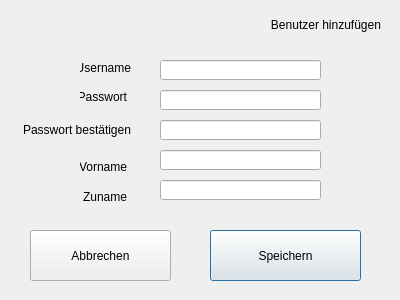
<?xml version="1.0" encoding="UTF-8"?>
<ui version="4.0">
 <class>Dialog</class>
 <widget class="QDialog" name="Dialog">
  <property name="geometry">
   <rect>
    <x>0</x>
    <y>0</y>
    <width>400</width>
    <height>300</height>
   </rect>
  </property>
  <property name="windowTitle">
   <string>Dialog</string>
  </property>
  <widget class="QPushButton" name="pushButton">
   <property name="geometry">
    <rect>
     <x>210</x>
     <y>230</y>
     <width>151</width>
     <height>51</height>
    </rect>
   </property>
   <property name="text">
    <string>Speichern</string>
   </property>
  </widget>
  <widget class="QPushButton" name="pushButton_2">
   <property name="geometry">
    <rect>
     <x>30</x>
     <y>230</y>
     <width>141</width>
     <height>51</height>
    </rect>
   </property>
   <property name="text">
    <string>Abbrechen</string>
   </property>
  </widget>
  <widget class="QLineEdit" name="lineEdit_4">
   <property name="geometry">
    <rect>
     <x>160</x>
     <y>150</y>
     <width>161</width>
     <height>20</height>
    </rect>
   </property>
  </widget>
  <widget class="QLineEdit" name="lineEdit_5">
   <property name="geometry">
    <rect>
     <x>160</x>
     <y>180</y>
     <width>161</width>
     <height>20</height>
    </rect>
   </property>
  </widget>
  <widget class="QLineEdit" name="lineEdit">
   <property name="geometry">
    <rect>
     <x>160</x>
     <y>60</y>
     <width>161</width>
     <height>20</height>
    </rect>
   </property>
  </widget>
  <widget class="QLineEdit" name="lineEdit_2">
   <property name="geometry">
    <rect>
     <x>160</x>
     <y>90</y>
     <width>161</width>
     <height>20</height>
    </rect>
   </property>
  </widget>
  <widget class="QLineEdit" name="lineEdit_3">
   <property name="geometry">
    <rect>
     <x>160</x>
     <y>120</y>
     <width>161</width>
     <height>20</height>
    </rect>
   </property>
  </widget>
  <widget class="QLabel" name="label">
   <property name="geometry">
    <rect>
     <x>80</x>
     <y>60</y>
     <width>51</width>
     <height>16</height>
    </rect>
   </property>
   <property name="text">
    <string>Username</string>
   </property>
   <property name="alignment">
    <set>Qt::AlignRight|Qt::AlignTrailing|Qt::AlignVCenter</set>
   </property>
  </widget>
  <widget class="QLabel" name="label_2">
   <property name="geometry">
    <rect>
     <x>80</x>
     <y>90</y>
     <width>47</width>
     <height>13</height>
    </rect>
   </property>
   <property name="text">
    <string>Passwort</string>
   </property>
   <property name="alignment">
    <set>Qt::AlignRight|Qt::AlignTrailing|Qt::AlignVCenter</set>
   </property>
  </widget>
  <widget class="QLabel" name="label_3">
   <property name="geometry">
    <rect>
     <x>20</x>
     <y>120</y>
     <width>111</width>
     <height>20</height>
    </rect>
   </property>
   <property name="text">
    <string>Passwort bestätigen</string>
   </property>
   <property name="alignment">
    <set>Qt::AlignRight|Qt::AlignTrailing|Qt::AlignVCenter</set>
   </property>
  </widget>
  <widget class="QLabel" name="label_4">
   <property name="geometry">
    <rect>
     <x>80</x>
     <y>160</y>
     <width>47</width>
     <height>13</height>
    </rect>
   </property>
   <property name="text">
    <string>Vorname</string>
   </property>
   <property name="alignment">
    <set>Qt::AlignRight|Qt::AlignTrailing|Qt::AlignVCenter</set>
   </property>
  </widget>
  <widget class="QLabel" name="label_5">
   <property name="geometry">
    <rect>
     <x>80</x>
     <y>190</y>
     <width>47</width>
     <height>13</height>
    </rect>
   </property>
   <property name="text">
    <string>Zuname</string>
   </property>
   <property name="alignment">
    <set>Qt::AlignRight|Qt::AlignTrailing|Qt::AlignVCenter</set>
   </property>
  </widget>
  <widget class="QLabel" name="label_6">
   <property name="geometry">
    <rect>
     <x>10</x>
     <y>9</y>
     <width>371</width>
     <height>31</height>
    </rect>
   </property>
   <property name="text">
    <string>Benutzer hinzufügen</string>
   </property>
   <property name="alignment">
    <set>Qt::AlignRight|Qt::AlignTrailing|Qt::AlignVCenter</set>
   </property>
  </widget>
 </widget>
 <resources/>
 <connections/>
</ui>
